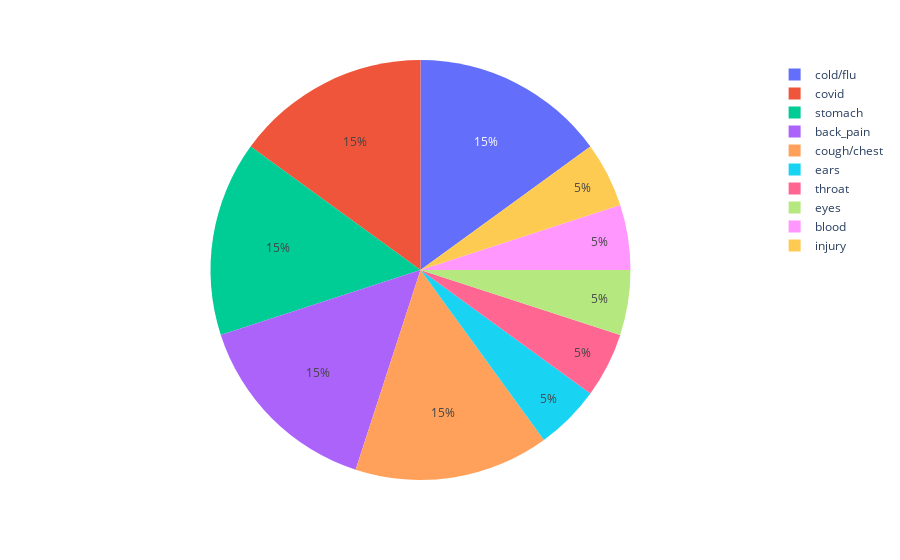

The notebook cell this image was saved under:
### Code cell
fig = px.pie(patients, names='reason')
fig.show()

### Figure 1 — Plotly figure (JSON) as saved in the notebook; plotly's stock layout.template omitted (floating-point values rounded to 4 significant figures; data arrays with more than 128 entries replaced by an {"elided": "..."} marker saying what was removed)
{"data": [{"domain": {"x": [0, 1], "y": [0, 1]}, "hovertemplate": "reason=%{label}<extra></extra>", "labels": {"elided": "20000 str values"}, "legendgroup": "", "name": "", "showlegend": true, "type": "pie"}], "layout": {"autosize": true, "legend": {"tracegroupgap": 0}, "margin": {"t": 60}}}
